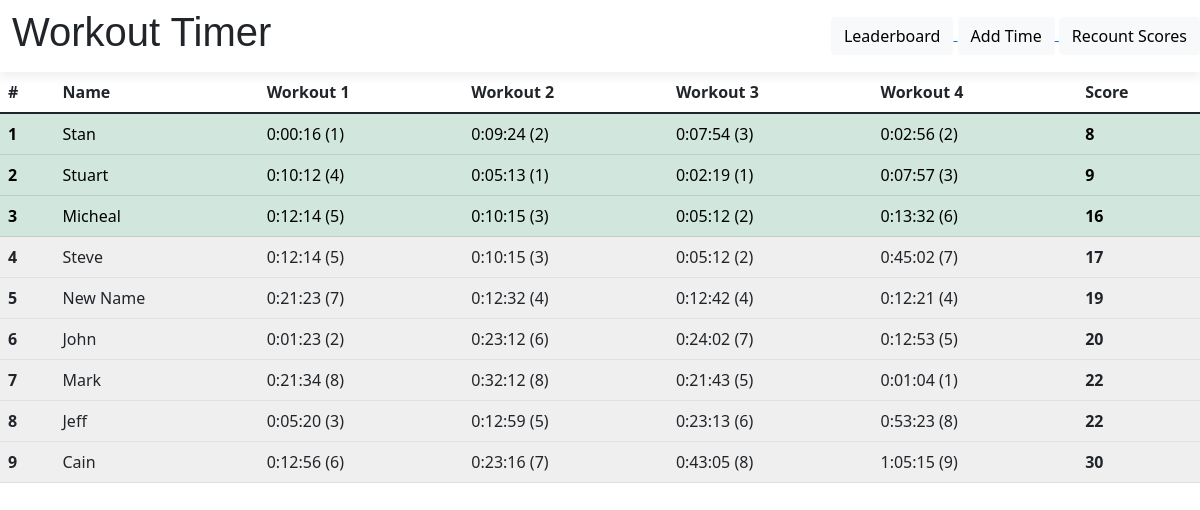
The page / on the database its author committed.
### leaderboard/models.py (models this page shows, shortened)
class WorkoutTimes(models.Model):
    user = models.CharField(max_length=50)
    workout1 = models.DurationField(default=0)
    workout2 = models.DurationField(default=0)
    workout3 = models.DurationField(default=0)
    workout4 = models.DurationField(default=0)
    points = models.IntegerField(default=0, )

### leaderboard/views.py (the view)
# urls.py: path('', views.index, name='index'),
def index(request):
    tic = time.perf_counter()
    workouts = WorkoutTimes.objects.all()
    top = [], [], [], []
    for i in range(4):
        for workout in workouts:
            if not (workout.__dict__[f'workout{i + 1}']) in top[i]:
                top[i].append(workout.__dict__[f'workout{i + 1}'])
        top[i].sort()
    workouts = workouts.filter().order_by(f'points')
    toc = time.perf_counter()
    print(f"Page loaded in {toc - tic:0.4f} seconds")
    return render(request, 'leaderboard/index.html',
                  {"workouts": workouts, 'top1': top[0], 'top2': top[1], 'top3': top[2], 'top4': top[3]})

### leaderboard/templatetags/index.py (called while the page is built)
@register.filter
def getRank(indexable, value):
    return indexable.index(value) + 1

### leaderboard/templates/leaderboard/index.html (shortened to what this page needs)
{% extends 'base.html' %}
{% block style %}
{% load static %}
<link rel="stylesheet" href="{% static 'leaderboard/indexStyle.css' %}">
{% endblock %}
{% block content %}
{% load index %}
<table class="table">
    <thead>
    <tr>
        <th scope="col">#</th>
        <th scope="col">Name</th>
        <th scope="col">Workout 1</th>
        <th scope="col">Workout 2</th>
        <th scope="col">Workout 3</th>
        <th scope="col">Workout 4</th>
        <th scope="col">Score</th>
    </tr>
    </thead>
    <tbody>
    {% for workout in workouts %}
    {% if forloop.counter < 4 %}
    <tr class="table-success">
    {% else %}
    <tr class="table-normal">
    {% endif %}
        <th scope="row">{{ forloop.counter }}</th>
        <td>{{workout.user}}</td>
        <td>{{workout.workout1}} ({{top1|getRank:workout.workout1}})</td>
        <td>{{workout.workout2}} ({{top2|getRank:workout.workout2}})</td>
        <td>{{workout.workout3}} ({{top3|getRank:workout.workout3}})</td>
        <td>{{workout.workout4}} ({{top4|getRank:workout.workout4}})</td>
        <th>{{workout.points}}</th>
    </tr>
    {% endfor %}
    </tbody>
</table>
{% endblock %}

### templates/base.html (shortened to what this page needs)
<!doctype html>
<html lang="en">
<head>
    {% load static %}
    <link rel="stylesheet" href="{% static 'style.css' %}">
    <link href="https://cdn.jsdelivr.net/npm/bootstrap@5.1.3/dist/css/bootstrap.min.css" rel="stylesheet"
>
    {% block style %} {% endblock %}
    <header class="header">
        <nav class="navbar">
            <h1 class="logo">Workout Timer</h1>
            <div class="travel-buttons">
                <a href="/">
                    <button type="button" class="btn btn-light">Leaderboard</button>
                </a>
                <a href="/add_time">
                    <button type="button" class="btn btn-light">Add Time</button>
                </a>
                <a href="/result">
                    <button type="button" class="btn btn-light">Recount Scores</button>
                </a>
            </div>
        </nav>
    </header>
</head>
<body class="body">
{% block content %}
{% endblock %}
</body>
</html>

### leaderboard/static/style.css (style rules this page uses)
.logo { padding-left:1%; font-family: Helvetica, Arial, sans-serif; }
.header { height: 10%; }
.navbar { box-shadow: 0 5px 10px #efefef; }

### leaderboard/static/leaderboard/indexStyle.css (style rules this page uses)
.table-normal { background-color: #efefef; }

### rows shown on the page
WorkoutTimes: user "Stan", workout1 "0:00:16", workout1 "1", workout2 "0:09:24", workout2 "2", workout3 "0:07:54", workout3 "3", workout4 "0:02:56", workout4 "2", points "8"
WorkoutTimes: user "Stuart", workout1 "0:10:12", workout1 "4", workout2 "0:05:13", workout2 "1", workout3 "0:02:19", workout3 "1", workout4 "0:07:57", workout4 "3", points "9"
WorkoutTimes: user "Micheal", workout1 "0:12:14", workout1 "5", workout2 "0:10:15", workout2 "3", workout3 "0:05:12", workout3 "2", workout4 "0:13:32", workout4 "6", points "16"
WorkoutTimes: user "Steve", workout1 "0:12:14", workout1 "5", workout2 "0:10:15", workout2 "3", workout3 "0:05:12", workout3 "2", workout4 "0:45:02", workout4 "7", points "17"
WorkoutTimes: user "New Name", workout1 "0:21:23", workout1 "7", workout2 "0:12:32", workout2 "4", workout3 "0:12:42", workout3 "4", workout4 "0:12:21", workout4 "4", points "19"
WorkoutTimes: user "John", workout1 "0:01:23", workout1 "2", workout2 "0:23:12", workout2 "6", workout3 "0:24:02", workout3 "7", workout4 "0:12:53", workout4 "5", points "20"
WorkoutTimes: user "Mark", workout1 "0:21:34", workout1 "8", workout2 "0:32:12", workout2 "8", workout3 "0:21:43", workout3 "5", workout4 "0:01:04", workout4 "1", points "22"
WorkoutTimes: user "Jeff", workout1 "0:05:20", workout1 "3", workout2 "0:12:59", workout2 "5", workout3 "0:23:13", workout3 "6", workout4 "0:53:23", workout4 "8", points "22"
WorkoutTimes: user "Cain", workout1 "0:12:56", workout1 "6", workout2 "0:23:16", workout2 "7", workout3 "0:43:05", workout3 "8", workout4 "1:05:15", workout4 "9", points "30"
